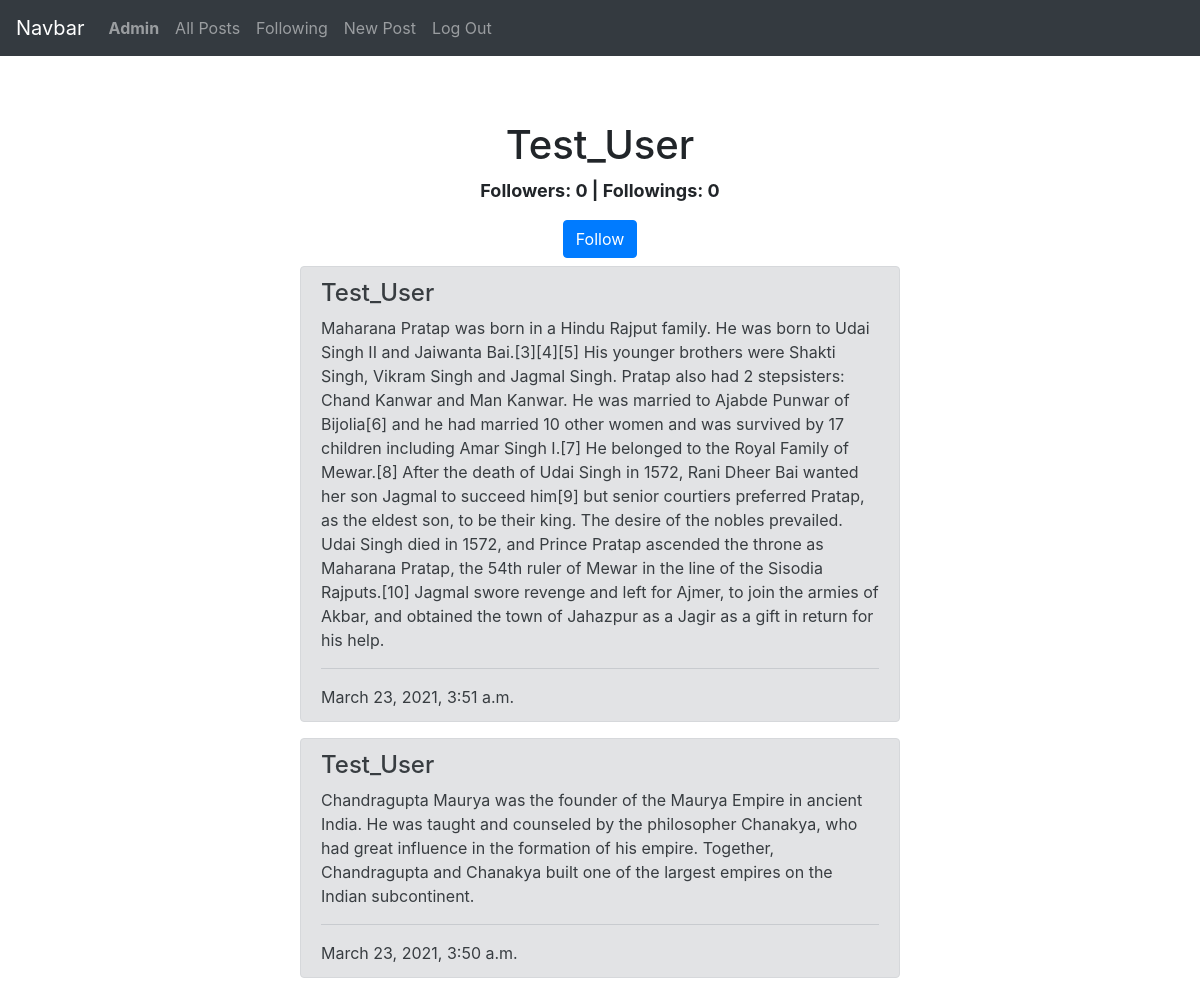
Page /profile/Test_User (signed in) on the earlier database version.
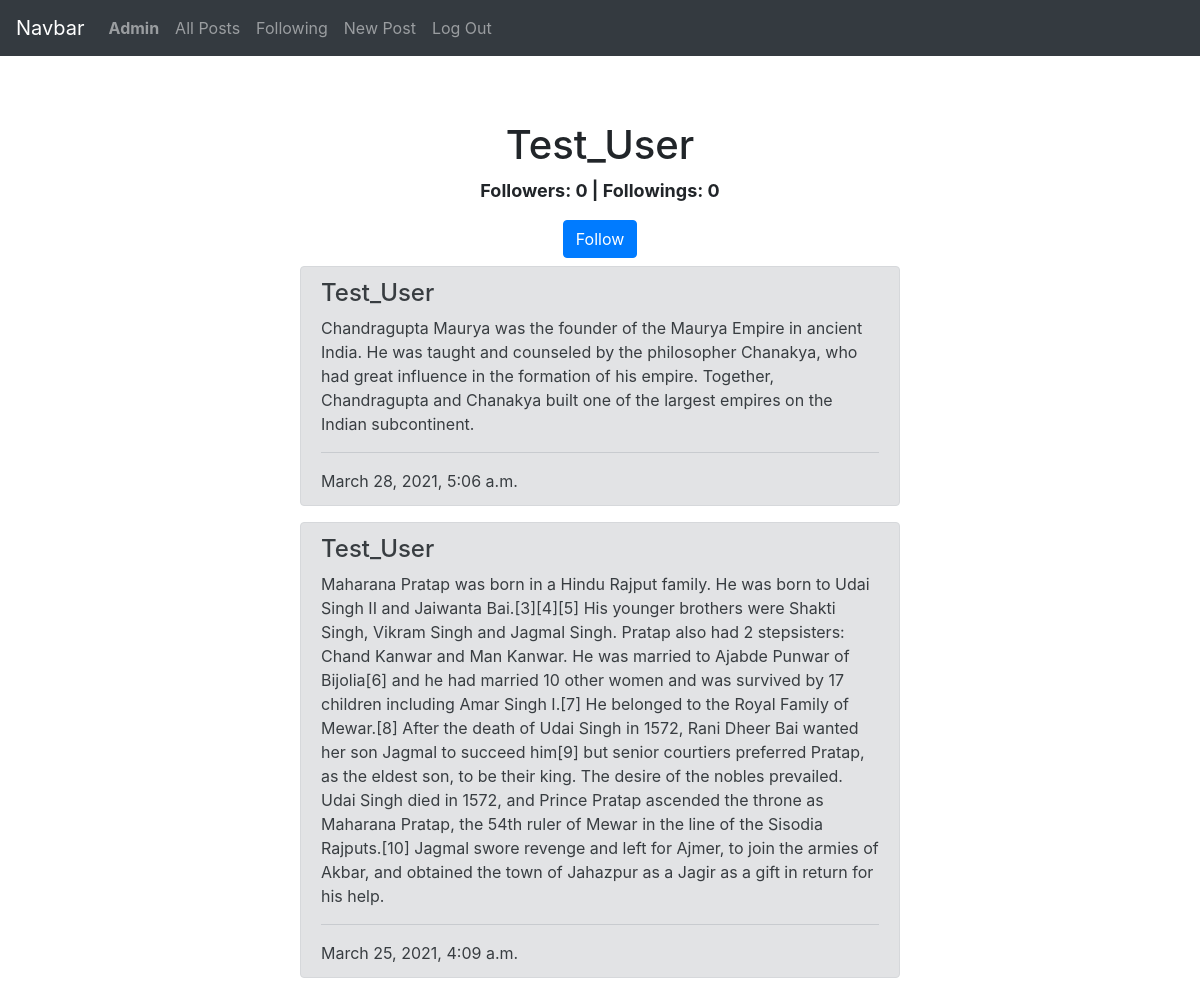
Same page on the later database version.
### network/models.py (models this page shows, shortened)
class Post(models.Model):
    body = models.TextField()
    datetime = models.DateTimeField(auto_now_add=True)
    user = models.ForeignKey(User, on_delete=models.CASCADE)
    like_num = models.IntegerField(default=0)
    like_users = models.ManyToManyField(User, related_name="like_users", blank=True)

class User(AbstractUser):
    liked_post = models.ManyToManyField('Post', blank=True, related_name="liked_posts")

### network/views.py (the view)
# urls.py: path("profile/<str:username>", views.profile, name="profile"),
def profile(request, username):
    buttton = True
    check = False
    posts = Post.objects.filter(user__username=username).order_by('-datetime')
    follower_obj = Follower.objects.filter(user__username=username)
    following_obj = Following.objects.filter(user__username=username)
    for follower_count in follower_obj :
        follower_count = follower_count.user_following.all().count()
    for following_count in following_obj:
        following_count = following_count.user_following.all().count()
    if request.user.username == username:
        buttton = False
    else:
        check = Following.objects.filter(user = request.user, user_following__username=username).exists()
    return render(request, "network/profile.html", {
        "posts": posts,
        "username": username,
        "follower_count": follower_count,
        "following_count": following_count,
        "button":buttton,
        "check":check
        })

### network/templates/network/profile.html (shortened to what this page needs)
{% extends "network/layout.html" %}
{% block body %}
    <center><h1>{{username}}</h1></center>
    <center><p id="fan"><b>Followers: {{follower_count}} | Followings: {{following_count}}</b></p></center>
    {% if button %}
        {% if check %}
            <center>
                <a href="{% url 'unfollow' username %}">
                    <button class="btn btn-danger mb-2">Unfollow</button>
                </a>
            </center>
        {% else %}
            <center>
                <a href="{% url 'follow' username %}">
                    <button class="btn btn-primary mb-2">Follow</button>
                </a>
            </center>
        {% endif %}
    {% endif %}
    {% for post in posts %}
    <div class="alert alert-secondary" role="alert" id="alert">
        <h4 class="alert-heading">{{post.user.username}}</h4>
        <p>{{post.body}}</p>
        <hr>
        <p class="mb-0">{{post.datetime}}</p>
    </div>
    {% endfor %}
{% endblock %}

Differences in the rows shown:
changed Post: datetime "March 23, 2021, 3:50 a.m." → "March 28, 2021, 5:06 a.m."; moves up the list
changed Post: datetime "March 23, 2021, 3:51 a.m." → "March 25, 2021, 4:09 a.m."
